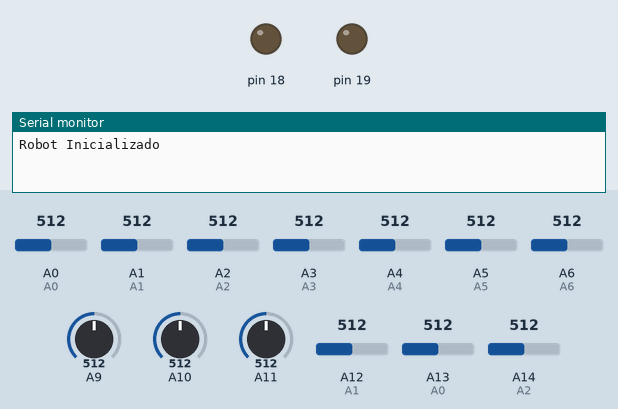
Recording of a sketch running on a simulated Arduino Mega 2560, built with avr-gcc and run on an emulated ATmega2560. Shown: output pins drawn as LEDs (lit = HIGH), the last lines printed to the serial monitor. The inputs (shaded band) are chosen by the test bench; at power-on: A0 = 512, A1 = 512, A2 = 512, A3 = 512, A4 = 512, A5 = 512, A6 = 512, A9 = 512, A10 = 512, A11 = 512, A12 (A1) = 512, A13 (A0) = 512, A14 (A2) = 512.

Above: at 0.1 s.
At 13.1 s:
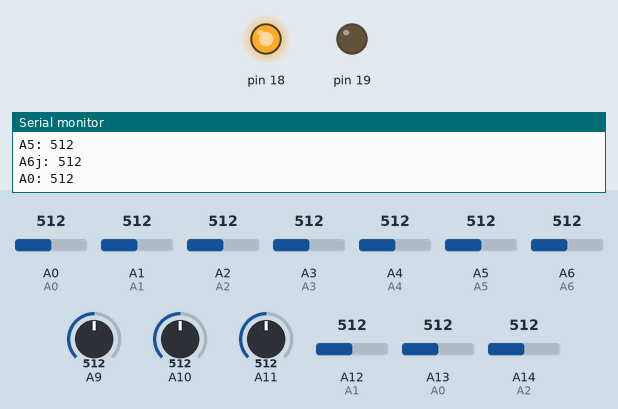
At 123.5 s:
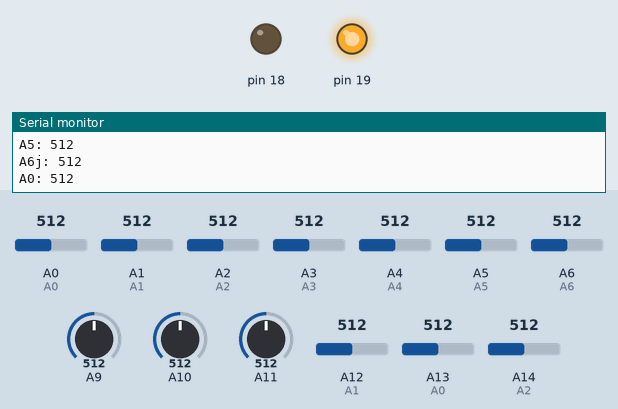
Timing chart, 0 to 125.0 s (numbered marks = the images above):
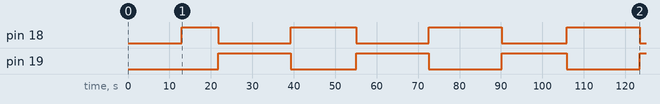

Measured:
- by itself, pin 18: LOW → HIGH at 13.0 s, → LOW 8.8 s later, → HIGH 17.5 s later, → LOW 15.8 s later, … (8 changes in this stretch)
- by itself, pin 19: alternates HIGH for 17.5 s and LOW for 17.5 s

The sketch:

main2.ino
```cpp
#include <analogWrite.h>

#include <QTRSensors.h>

#define A0 13
#define A1 12
#define A2 14
#define A3 27
#define A4 26
#define A5 25
#define A6 33
#define A7 32

#define IN1 15
#define IN2 2
#define IN3 4
#define IN4 6
#define PWMEsq 18
#define PWMDir  19

#define TIMEOUT     2500
#define EMITTER_PIN 2
#define NUM_SENSORS 7

int QTR_THRESHOLD = 2000; //nível da linha branca

int setPoint = 4000; //Número que corresponde a linha estar no sensor do meio

int pid_Kp = 20;
int pid_Ki = 50;
int pid_Kd = 100;

int pid_error;
int pid_last_error;
int pid_integral;
int pid_derivative;
int pid_control;


QTRSensorsRC qtrrc ((unsigned char[]) {A0, A1, A2, A3, A4, A5, A6} , NUM_SENSORS, TIMEOUT, EMITTER_PIN);
unsigned int sensorValues[NUM_SENSORS];


void setup()
{
  // inicializa o robô
  Serial.begin(9600);
  pinMode(A0, INPUT);
  pinMode(A1, INPUT);
  pinMode(A2, INPUT);
  pinMode(A3, INPUT);
  pinMode(A4, INPUT);
  pinMode(A5, INPUT);
  pinMode(A6, INPUT);
  pinMode(A7, INPUT);
  Serial.println("Robot Inicializado");

  digitalWrite(IN1, 1);
  digitalWrite(IN2, 0);
  digitalWrite(IN3, 1);
  digitalWrite(IN4, 0);

for (int i = 0; i < 250; i++)
{
 qtrrc.calibrate();
 delay(20);
}

}

void loop()
{
  // lê os valores do sensor
  int sensor_values[7];
  for (int i = 0; i < 7; i++)
  {
    sensor_values[i] = analogRead(i);
  }
  Serial.print("A0: ");
  Serial.println(analogRead(A0));
  delay(250);
  Serial.print("A1: ");
  Serial.println(analogRead(A1));
  delay(250);
  Serial.print("A2: ");
  Serial.println(analogRead(A2));
  delay(250);
  Serial.print("A3: ");
  Serial.println(analogRead(A3));
  delay(250);
  Serial.print("A4: ");
  Serial.println(analogRead(A4));
  delay(250);
  Serial.print("A5: ");
  Serial.println(analogRead(A5));
  delay(250);
  Serial.print("A6j: ");
  Serial.println(analogRead(A6));
  delay(250);

  // ajusta a linha
  int position =  line_position(sensor_values);

  // calcula o erro
  pid_error = position - setPoint;

  // calcula o integral
  pid_integral = pid_integral + pid_error;

  // calcula o derivativo
  pid_derivative = pid_error - pid_last_error;

  // calcula o pid_control
  pid_control = (pid_Kp * pid_error) + (pid_Ki * pid_integral) + (pid_Kd * pid_derivative);

  // atualiza os valores para o próximo cálculo
  pid_last_error = pid_error;

  // ajusta a velocidade dos motores
  int motor_speed[2];
  motor_speed[0] = 100 - pid_control;
  motor_speed[1] = 100 + pid_control;

  // atualiza os motores
  for (int i = 0; i < 2; i++)
  {
    analogWrite(18 + i, motor_speed[i]);
  }

  // imprime os valores para depuração
  //Serial.print("Position: ");
  //Serial.println(position);
  //Serial.print("Motor Speed 0: ");
  //Serial.println(motor_speed[0]);
  //Serial.print("Motor Speed 1: ");
  //Serial.println(motor_speed[1]);

  //Serial.println(sensorValues[NUM_SENSORS]);
}

int line_position(int sensor_values[8])
{
  // inicializa a variável de posição
  int position = 0;

  // percorre os sensores
  for (int i = 0; i < 7; i++)
  {
    // se o sensor estiver acima do limiar
    if (sensor_values[i] > QTR_THRESHOLD) //inverter checagem para procurar linha preta
    {
      // adiciona o peso do sensor à posição
      position = position + (i * 1000);
    }
  }

  // divide a posição pelo número de sensores ativos para obter a média
  position = position / 7;

  // retorna a posição
  return position;
}
```
